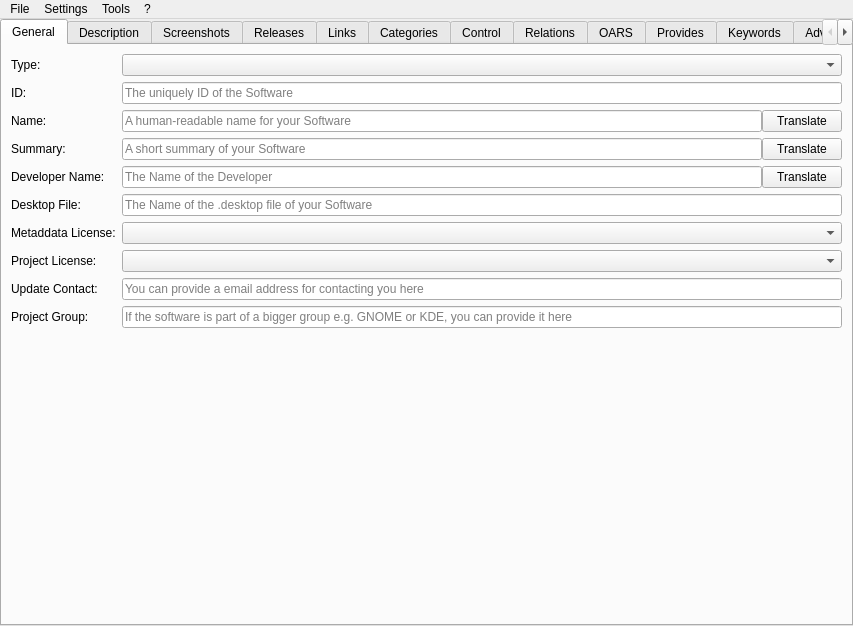
<?xml version="1.0" encoding="UTF-8"?>
<ui version="4.0">
 <class>MainWindow</class>
 <widget class="QMainWindow" name="MainWindow">
  <property name="geometry">
   <rect>
    <x>0</x>
    <y>0</y>
    <width>853</width>
    <height>626</height>
   </rect>
  </property>
  <property name="windowTitle">
   <string notr="true">jdAppdataEdit</string>
  </property>
  <property name="documentMode">
   <bool>false</bool>
  </property>
  <widget class="QWidget" name="centralwidget">
   <layout class="QHBoxLayout" name="horizontalLayout">
    <property name="leftMargin">
     <number>0</number>
    </property>
    <property name="topMargin">
     <number>0</number>
    </property>
    <property name="rightMargin">
     <number>0</number>
    </property>
    <property name="bottomMargin">
     <number>0</number>
    </property>
    <item>
     <widget class="QTabWidget" name="main_tab_widget">
      <property name="currentIndex">
       <number>0</number>
      </property>
      <widget class="QWidget" name="tab">
       <attribute name="title">
        <string>General</string>
       </attribute>
       <layout class="QFormLayout" name="formLayout">
        <item row="0" column="0">
         <widget class="QLabel" name="label_22">
          <property name="text">
           <string>Type:</string>
          </property>
         </widget>
        </item>
        <item row="0" column="1">
         <widget class="QComboBox" name="component_type_box"/>
        </item>
        <item row="1" column="0">
         <widget class="QLabel" name="label">
          <property name="text">
           <string>ID:</string>
          </property>
         </widget>
        </item>
        <item row="1" column="1">
         <widget class="QLineEdit" name="id_edit">
          <property name="placeholderText">
           <string>The uniquely ID of the Software</string>
          </property>
         </widget>
        </item>
        <item row="2" column="0">
         <widget class="QLabel" name="label_2">
          <property name="text">
           <string>Name:</string>
          </property>
         </widget>
        </item>
        <item row="2" column="1">
         <layout class="QHBoxLayout" name="horizontalLayout_6">
          <property name="spacing">
           <number>0</number>
          </property>
          <item>
           <widget class="QLineEdit" name="name_edit">
            <property name="text">
             <string/>
            </property>
            <property name="placeholderText">
             <string>A human-readable name for your Software</string>
            </property>
           </widget>
          </item>
          <item>
           <widget class="QPushButton" name="translate_name_button">
            <property name="text">
             <string>Translate</string>
            </property>
           </widget>
          </item>
         </layout>
        </item>
        <item row="3" column="0">
         <widget class="QLabel" name="label_7">
          <property name="text">
           <string>Summary:</string>
          </property>
         </widget>
        </item>
        <item row="3" column="1">
         <layout class="QHBoxLayout" name="horizontalLayout_7">
          <property name="spacing">
           <number>0</number>
          </property>
          <item>
           <widget class="QLineEdit" name="summary_edit">
            <property name="placeholderText">
             <string>A short summary of your Software</string>
            </property>
           </widget>
          </item>
          <item>
           <widget class="QPushButton" name="translate_summary_button">
            <property name="text">
             <string>Translate</string>
            </property>
           </widget>
          </item>
         </layout>
        </item>
        <item row="4" column="0">
         <widget class="QLabel" name="label_8">
          <property name="text">
           <string>Developer Name:</string>
          </property>
         </widget>
        </item>
        <item row="4" column="1">
         <layout class="QHBoxLayout" name="horizontalLayout_9">
          <property name="spacing">
           <number>0</number>
          </property>
          <item>
           <widget class="QLineEdit" name="developer_name_edit">
            <property name="placeholderText">
             <string>The Name of the Developer</string>
            </property>
           </widget>
          </item>
          <item>
           <widget class="QPushButton" name="translate_developer_name_button">
            <property name="text">
             <string>Translate</string>
            </property>
           </widget>
          </item>
         </layout>
        </item>
        <item row="5" column="0">
         <widget class="QLabel" name="label_19">
          <property name="text">
           <string>Desktop File:</string>
          </property>
         </widget>
        </item>
        <item row="5" column="1">
         <widget class="QLineEdit" name="desktop_file_edit">
          <property name="placeholderText">
           <string>The Name of the .desktop file of your Software</string>
          </property>
         </widget>
        </item>
        <item row="6" column="0">
         <widget class="QLabel" name="label_3">
          <property name="text">
           <string>Metaddata License:</string>
          </property>
         </widget>
        </item>
        <item row="6" column="1">
         <widget class="QComboBox" name="metadata_license_box"/>
        </item>
        <item row="7" column="0">
         <widget class="QLabel" name="label_4">
          <property name="text">
           <string>Project License:</string>
          </property>
         </widget>
        </item>
        <item row="7" column="1">
         <widget class="QComboBox" name="project_license_box">
          <property name="editable">
           <bool>false</bool>
          </property>
         </widget>
        </item>
        <item row="8" column="0">
         <widget class="QLabel" name="label_5">
          <property name="text">
           <string>Update Contact:</string>
          </property>
         </widget>
        </item>
        <item row="8" column="1">
         <widget class="QLineEdit" name="update_contact_edit">
          <property name="placeholderText">
           <string>You can provide a email address for contacting you here</string>
          </property>
         </widget>
        </item>
        <item row="9" column="0">
         <widget class="QLabel" name="label_6">
          <property name="text">
           <string>Project Group:</string>
          </property>
         </widget>
        </item>
        <item row="9" column="1">
         <widget class="QLineEdit" name="project_group_edit">
          <property name="placeholderText">
           <string>If the software is part of a bigger group e.g. GNOME or KDE, you can provide it here</string>
          </property>
         </widget>
        </item>
       </layout>
      </widget>
      <widget class="QWidget" name="description_tab">
       <attribute name="title">
        <string>Description</string>
       </attribute>
       <layout class="QVBoxLayout" name="description_layout">
        <property name="leftMargin">
         <number>0</number>
        </property>
        <property name="topMargin">
         <number>0</number>
        </property>
        <property name="rightMargin">
         <number>0</number>
        </property>
        <property name="bottomMargin">
         <number>0</number>
        </property>
       </layout>
      </widget>
      <widget class="QWidget" name="tab_2">
       <attribute name="title">
        <string>Screenshots</string>
       </attribute>
       <layout class="QVBoxLayout" name="verticalLayout">
        <item>
         <widget class="QTableWidget" name="screenshot_table">
          <property name="selectionBehavior">
           <enum>QAbstractItemView::SelectRows</enum>
          </property>
          <property name="rowCount">
           <number>0</number>
          </property>
          <property name="columnCount">
           <number>4</number>
          </property>
          <column>
           <property name="text">
            <string>URL</string>
           </property>
          </column>
          <column>
           <property name="text">
            <string>Default</string>
           </property>
          </column>
          <column>
           <property name="text">
            <string>Edit</string>
           </property>
          </column>
          <column>
           <property name="text">
            <string>Remove</string>
           </property>
          </column>
         </widget>
        </item>
        <item>
         <layout class="QHBoxLayout" name="horizontalLayout_2">
          <item>
           <widget class="QPushButton" name="screenshot_add_button">
            <property name="text">
             <string>Add</string>
            </property>
           </widget>
          </item>
          <item>
           <widget class="QPushButton" name="check_screenshot_url_button">
            <property name="text">
             <string>Check Image URLs</string>
            </property>
           </widget>
          </item>
         </layout>
        </item>
       </layout>
      </widget>
      <widget class="QWidget" name="tab_4">
       <attribute name="title">
        <string>Releases</string>
       </attribute>
       <layout class="QVBoxLayout" name="verticalLayout_2">
        <item>
         <widget class="QTableWidget" name="releases_table">
          <property name="dragDropMode">
           <enum>QAbstractItemView::NoDragDrop</enum>
          </property>
          <property name="selectionBehavior">
           <enum>QAbstractItemView::SelectRows</enum>
          </property>
          <attribute name="horizontalHeaderShowSortIndicator" stdset="0">
           <bool>false</bool>
          </attribute>
          <attribute name="horizontalHeaderStretchLastSection">
           <bool>false</bool>
          </attribute>
          <attribute name="verticalHeaderStretchLastSection">
           <bool>false</bool>
          </attribute>
          <column>
           <property name="text">
            <string>Version</string>
           </property>
          </column>
          <column>
           <property name="text">
            <string>Date</string>
           </property>
          </column>
          <column>
           <property name="text">
            <string>Type</string>
           </property>
          </column>
          <column>
           <property name="text">
            <string>Edit</string>
           </property>
          </column>
          <column>
           <property name="text">
            <string>Remove</string>
           </property>
          </column>
         </widget>
        </item>
        <item>
         <layout class="QHBoxLayout" name="horizontalLayout_3">
          <item>
           <widget class="QPushButton" name="release_add_button">
            <property name="text">
             <string>Add</string>
            </property>
           </widget>
          </item>
          <item>
           <widget class="QPushButton" name="release_import_github_button">
            <property name="text">
             <string>Import from GitHub</string>
            </property>
           </widget>
          </item>
          <item>
           <widget class="QPushButton" name="release_import_gitlab_button">
            <property name="text">
             <string>Import from GitLab</string>
            </property>
           </widget>
          </item>
         </layout>
        </item>
       </layout>
      </widget>
      <widget class="QWidget" name="tab_3">
       <attribute name="title">
        <string>Links</string>
       </attribute>
       <layout class="QVBoxLayout" name="verticalLayout_3">
        <item>
         <layout class="QFormLayout" name="formLayout_2">
          <item row="0" column="0">
           <widget class="QLabel" name="homepage_url_label">
            <property name="text">
             <string>Homepage:</string>
            </property>
           </widget>
          </item>
          <item row="0" column="1">
           <widget class="QLineEdit" name="homepage_url_edit"/>
          </item>
          <item row="1" column="0">
           <widget class="QLabel" name="bugtracker_url_label">
            <property name="text">
             <string>Bugtracker:</string>
            </property>
           </widget>
          </item>
          <item row="1" column="1">
           <widget class="QLineEdit" name="bugtracker_url_edit"/>
          </item>
          <item row="2" column="0">
           <widget class="QLabel" name="faq_url_label">
            <property name="text">
             <string>FAQ:</string>
            </property>
           </widget>
          </item>
          <item row="2" column="1">
           <widget class="QLineEdit" name="faq_url_edit"/>
          </item>
          <item row="3" column="0">
           <widget class="QLabel" name="help_url_label">
            <property name="text">
             <string>Help:</string>
            </property>
           </widget>
          </item>
          <item row="3" column="1">
           <widget class="QLineEdit" name="help_url_edit"/>
          </item>
          <item row="4" column="0">
           <widget class="QLabel" name="donation_url_label">
            <property name="text">
             <string>Donation:</string>
            </property>
           </widget>
          </item>
          <item row="4" column="1">
           <widget class="QLineEdit" name="donation_url_edit"/>
          </item>
          <item row="5" column="0">
           <widget class="QLabel" name="translate_url_label">
            <property name="text">
             <string>Translate:</string>
            </property>
           </widget>
          </item>
          <item row="5" column="1">
           <widget class="QLineEdit" name="translate_url_edit"/>
          </item>
          <item row="6" column="0">
           <widget class="QLabel" name="contact_url_label">
            <property name="text">
             <string>Contact:</string>
            </property>
           </widget>
          </item>
          <item row="6" column="1">
           <widget class="QLineEdit" name="contact_url_edit"/>
          </item>
          <item row="7" column="0">
           <widget class="QLabel" name="vcs_browser_url_label">
            <property name="text">
             <string>Sourcecode:</string>
            </property>
           </widget>
          </item>
          <item row="7" column="1">
           <widget class="QLineEdit" name="vcs_browser_url_edit"/>
          </item>
          <item row="8" column="0">
           <widget class="QLabel" name="contribute_url_label">
            <property name="text">
             <string>Contribute:</string>
            </property>
           </widget>
          </item>
          <item row="8" column="1">
           <widget class="QLineEdit" name="contribute_url_edit"/>
          </item>
         </layout>
        </item>
        <item>
         <widget class="QPushButton" name="check_links_url_button">
          <property name="maximumSize">
           <size>
            <width>16777215</width>
            <height>16777215</height>
           </size>
          </property>
          <property name="text">
           <string>Check URLs</string>
          </property>
         </widget>
        </item>
        <item>
         <spacer name="verticalSpacer">
          <property name="orientation">
           <enum>Qt::Vertical</enum>
          </property>
          <property name="sizeHint" stdset="0">
           <size>
            <width>20</width>
            <height>40</height>
           </size>
          </property>
         </spacer>
        </item>
       </layout>
      </widget>
      <widget class="QWidget" name="tab_5">
       <attribute name="title">
        <string>Categories</string>
       </attribute>
       <layout class="QVBoxLayout" name="verticalLayout_4">
        <item>
         <widget class="QListWidget" name="categorie_list">
          <property name="dragDropMode">
           <enum>QAbstractItemView::InternalMove</enum>
          </property>
         </widget>
        </item>
        <item>
         <layout class="QHBoxLayout" name="horizontalLayout_4">
          <item>
           <widget class="QPushButton" name="categorie_add_button">
            <property name="text">
             <string>Add</string>
            </property>
           </widget>
          </item>
          <item>
           <widget class="QPushButton" name="categorie_remove_button">
            <property name="text">
             <string>Remove</string>
            </property>
           </widget>
          </item>
         </layout>
        </item>
       </layout>
      </widget>
      <widget class="QWidget" name="tab_6">
       <attribute name="title">
        <string>Control</string>
       </attribute>
       <layout class="QVBoxLayout" name="verticalLayout_5">
        <item>
         <widget class="QLabel" name="label_9">
          <property name="text">
           <string>You can select  here, how your Software can be controlled</string>
          </property>
         </widget>
        </item>
        <item>
         <layout class="QHBoxLayout" name="horizontalLayout_5">
          <item>
           <layout class="QFormLayout" name="formLayout_3">
            <item row="0" column="0">
             <widget class="QLabel" name="label_10">
              <property name="text">
               <string>Mouse:</string>
              </property>
             </widget>
            </item>
            <item row="0" column="1">
             <widget class="QComboBox" name="control_box_pointing">
              <property name="maximumSize">
               <size>
                <width>200</width>
                <height>16777215</height>
               </size>
              </property>
             </widget>
            </item>
            <item row="1" column="0">
             <widget class="QLabel" name="label_11">
              <property name="text">
               <string>Keyboard:</string>
              </property>
             </widget>
            </item>
            <item row="1" column="1">
             <widget class="QComboBox" name="control_box_keyboard">
              <property name="maximumSize">
               <size>
                <width>200</width>
                <height>16777215</height>
               </size>
              </property>
             </widget>
            </item>
            <item row="2" column="0">
             <widget class="QLabel" name="label_12">
              <property name="text">
               <string>Command Line:</string>
              </property>
             </widget>
            </item>
            <item row="2" column="1">
             <widget class="QComboBox" name="control_box_console">
              <property name="maximumSize">
               <size>
                <width>200</width>
                <height>16777215</height>
               </size>
              </property>
             </widget>
            </item>
            <item row="3" column="0">
             <widget class="QLabel" name="label_13">
              <property name="text">
               <string>Graphics Tablet:</string>
              </property>
             </widget>
            </item>
            <item row="3" column="1">
             <widget class="QComboBox" name="control_box_tablet">
              <property name="maximumSize">
               <size>
                <width>200</width>
                <height>16777215</height>
               </size>
              </property>
             </widget>
            </item>
            <item row="4" column="0">
             <widget class="QLabel" name="label_14">
              <property name="text">
               <string>Touchscreen:</string>
              </property>
             </widget>
            </item>
            <item row="4" column="1">
             <widget class="QComboBox" name="control_box_touch">
              <property name="maximumSize">
               <size>
                <width>200</width>
                <height>16777215</height>
               </size>
              </property>
             </widget>
            </item>
            <item row="5" column="0">
             <widget class="QLabel" name="label_15">
              <property name="text">
               <string>Gamepad:</string>
              </property>
             </widget>
            </item>
            <item row="5" column="1">
             <widget class="QComboBox" name="control_box_gamepad">
              <property name="maximumSize">
               <size>
                <width>200</width>
                <height>16777215</height>
               </size>
              </property>
             </widget>
            </item>
            <item row="6" column="0">
             <widget class="QLabel" name="label_16">
              <property name="text">
               <string>TV remote:</string>
              </property>
             </widget>
            </item>
            <item row="6" column="1">
             <widget class="QComboBox" name="control_box_tv_remote">
              <property name="maximumSize">
               <size>
                <width>200</width>
                <height>16777215</height>
               </size>
              </property>
             </widget>
            </item>
            <item row="7" column="0">
             <widget class="QLabel" name="label_17">
              <property name="text">
               <string>Voice:</string>
              </property>
             </widget>
            </item>
            <item row="7" column="1">
             <widget class="QComboBox" name="control_box_voice">
              <property name="maximumSize">
               <size>
                <width>200</width>
                <height>16777215</height>
               </size>
              </property>
             </widget>
            </item>
            <item row="8" column="0">
             <widget class="QLabel" name="label_18">
              <property name="text">
               <string>Computer vision:</string>
              </property>
             </widget>
            </item>
            <item row="8" column="1">
             <widget class="QComboBox" name="control_box_vision">
              <property name="sizePolicy">
               <sizepolicy hsizetype="Preferred" vsizetype="Maximum">
                <horstretch>0</horstretch>
                <verstretch>0</verstretch>
               </sizepolicy>
              </property>
              <property name="maximumSize">
               <size>
                <width>200</width>
                <height>16777215</height>
               </size>
              </property>
             </widget>
            </item>
           </layout>
          </item>
         </layout>
        </item>
        <item>
         <spacer name="verticalSpacer_2">
          <property name="orientation">
           <enum>Qt::Vertical</enum>
          </property>
          <property name="sizeHint" stdset="0">
           <size>
            <width>20</width>
            <height>40</height>
           </size>
          </property>
         </spacer>
        </item>
       </layout>
      </widget>
      <widget class="QWidget" name="relations_tab">
       <attribute name="title">
        <string>Relations</string>
       </attribute>
       <layout class="QVBoxLayout" name="relations_layout">
        <property name="leftMargin">
         <number>0</number>
        </property>
        <property name="topMargin">
         <number>0</number>
        </property>
        <property name="rightMargin">
         <number>0</number>
        </property>
        <property name="bottomMargin">
         <number>0</number>
        </property>
       </layout>
      </widget>
      <widget class="QWidget" name="oras_tab">
       <attribute name="title">
        <string>OARS</string>
       </attribute>
       <layout class="QVBoxLayout" name="oras_layout">
        <property name="spacing">
         <number>0</number>
        </property>
        <property name="leftMargin">
         <number>0</number>
        </property>
        <property name="topMargin">
         <number>0</number>
        </property>
        <property name="rightMargin">
         <number>0</number>
        </property>
        <property name="bottomMargin">
         <number>0</number>
        </property>
       </layout>
      </widget>
      <widget class="QWidget" name="tab_7">
       <attribute name="title">
        <string>Provides</string>
       </attribute>
       <layout class="QVBoxLayout" name="verticalLayout_6">
        <item>
         <widget class="QLabel" name="label_20">
          <property name="text">
           <string>This is for advanced users. For more information take a look at the Appstream documentation.</string>
          </property>
          <property name="alignment">
           <set>Qt::AlignCenter</set>
          </property>
         </widget>
        </item>
        <item>
         <widget class="QTableWidget" name="provides_table">
          <property name="selectionBehavior">
           <enum>QAbstractItemView::SelectRows</enum>
          </property>
          <column>
           <property name="text">
            <string>Type</string>
           </property>
          </column>
          <column>
           <property name="text">
            <string>Value</string>
           </property>
          </column>
          <column>
           <property name="text">
            <string>Remove</string>
           </property>
          </column>
         </widget>
        </item>
        <item>
         <widget class="QPushButton" name="provides_add_button">
          <property name="text">
           <string>Add</string>
          </property>
         </widget>
        </item>
       </layout>
      </widget>
      <widget class="QWidget" name="tab_8">
       <attribute name="title">
        <string>Keywords</string>
       </attribute>
       <layout class="QVBoxLayout" name="verticalLayout_7">
        <item>
         <widget class="QLabel" name="label_21">
          <property name="text">
           <string>You can manage the Keywords for the Software here</string>
          </property>
          <property name="alignment">
           <set>Qt::AlignCenter</set>
          </property>
         </widget>
        </item>
        <item>
         <widget class="QListWidget" name="keyword_list">
          <property name="dragDropMode">
           <enum>QAbstractItemView::InternalMove</enum>
          </property>
         </widget>
        </item>
        <item>
         <layout class="QHBoxLayout" name="horizontalLayout_8">
          <item>
           <widget class="QPushButton" name="keyword_add_button">
            <property name="text">
             <string>Add</string>
            </property>
           </widget>
          </item>
          <item>
           <widget class="QPushButton" name="keyword_edit_button">
            <property name="text">
             <string>Edit</string>
            </property>
           </widget>
          </item>
          <item>
           <widget class="QPushButton" name="keyword_remove_button">
            <property name="text">
             <string>Remove</string>
            </property>
           </widget>
          </item>
         </layout>
        </item>
       </layout>
      </widget>
      <widget class="QWidget" name="advanced_tab">
       <attribute name="title">
        <string>Advanced</string>
       </attribute>
       <layout class="QHBoxLayout" name="advanced_layout">
        <property name="spacing">
         <number>0</number>
        </property>
        <property name="leftMargin">
         <number>0</number>
        </property>
        <property name="topMargin">
         <number>0</number>
        </property>
        <property name="rightMargin">
         <number>0</number>
        </property>
        <property name="bottomMargin">
         <number>0</number>
        </property>
       </layout>
      </widget>
     </widget>
    </item>
   </layout>
  </widget>
  <widget class="QMenuBar" name="menubar">
   <property name="geometry">
    <rect>
     <x>0</x>
     <y>0</y>
     <width>853</width>
     <height>21</height>
    </rect>
   </property>
   <widget class="QMenu" name="menuFile">
    <property name="title">
     <string>File</string>
    </property>
    <widget class="QMenu" name="recent_files_menu">
     <property name="title">
      <string>Open recent</string>
     </property>
     <addaction name="actionPlaceholder"/>
    </widget>
    <addaction name="new_action"/>
    <addaction name="separator"/>
    <addaction name="open_action"/>
    <addaction name="recent_files_menu"/>
    <addaction name="open_url_action"/>
    <addaction name="separator"/>
    <addaction name="save_action"/>
    <addaction name="save_as_action"/>
    <addaction name="separator"/>
    <addaction name="exit_action"/>
   </widget>
   <widget class="QMenu" name="menu">
    <property name="title">
     <string>?</string>
    </property>
    <addaction name="welcome_dialog_action"/>
    <addaction name="documentation_action"/>
    <addaction name="separator"/>
    <addaction name="about_action"/>
    <addaction name="about_qt_action"/>
   </widget>
   <widget class="QMenu" name="menuSettings">
    <property name="title">
     <string>Settings</string>
    </property>
    <addaction name="settings_action"/>
   </widget>
   <widget class="QMenu" name="menuTools">
    <property name="title">
     <string>Tools</string>
    </property>
    <addaction name="validate_action"/>
    <addaction name="view_xml_action"/>
    <addaction name="preview_gnome_software"/>
   </widget>
   <addaction name="menuFile"/>
   <addaction name="menuSettings"/>
   <addaction name="menuTools"/>
   <addaction name="menu"/>
  </widget>
  <action name="open_action">
   <property name="text">
    <string>Open</string>
   </property>
   <property name="shortcut">
    <string notr="true">Ctrl+O</string>
   </property>
  </action>
  <action name="save_action">
   <property name="text">
    <string>Save</string>
   </property>
   <property name="shortcut">
    <string notr="true">Ctrl+S</string>
   </property>
  </action>
  <action name="save_as_action">
   <property name="text">
    <string>Save As...</string>
   </property>
  </action>
  <action name="about_action">
   <property name="text">
    <string>About</string>
   </property>
  </action>
  <action name="about_qt_action">
   <property name="text">
    <string>About Qt</string>
   </property>
  </action>
  <action name="exit_action">
   <property name="text">
    <string>Exit</string>
   </property>
   <property name="shortcut">
    <string notr="true">Ctrl+Q</string>
   </property>
  </action>
  <action name="new_action">
   <property name="text">
    <string>New</string>
   </property>
   <property name="shortcut">
    <string notr="true">Ctrl+N</string>
   </property>
  </action>
  <action name="settings_action">
   <property name="text">
    <string>Settings</string>
   </property>
  </action>
  <action name="validate_action">
   <property name="text">
    <string>Validate</string>
   </property>
  </action>
  <action name="actionPlaceholder">
   <property name="text">
    <string notr="true">Placeholder</string>
   </property>
  </action>
  <action name="documentation_action">
   <property name="text">
    <string>AppStream documentation</string>
   </property>
  </action>
  <action name="view_xml_action">
   <property name="text">
    <string>View XML</string>
   </property>
  </action>
  <action name="preview_gnome_software">
   <property name="text">
    <string>Preview in Gnome Software</string>
   </property>
  </action>
  <action name="welcome_dialog_action">
   <property name="text">
    <string>Show welcome dialog</string>
   </property>
  </action>
  <action name="open_url_action">
   <property name="text">
    <string>Open from URL</string>
   </property>
  </action>
 </widget>
 <resources/>
 <connections/>
</ui>
